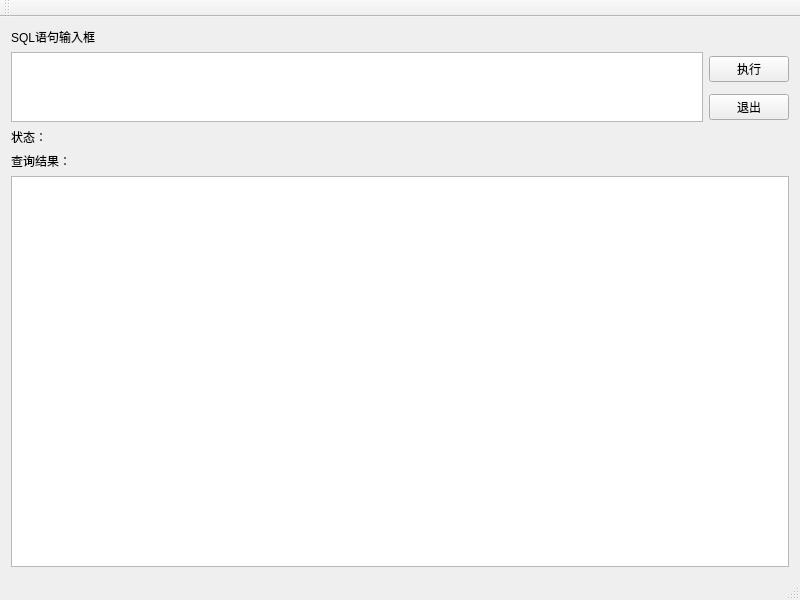
<?xml version="1.0" encoding="UTF-8"?>
<ui version="4.0">
 <class>MainWindow</class>
 <widget class="QMainWindow" name="MainWindow">
  <property name="geometry">
   <rect>
    <x>0</x>
    <y>0</y>
    <width>800</width>
    <height>600</height>
   </rect>
  </property>
  <property name="windowTitle">
   <string>数据库操作</string>
  </property>
  <property name="windowIcon">
   <iconset resource="../asserts/res.qrc">
    <normaloff>:/login_icon.jpg</normaloff>:/login_icon.jpg</iconset>
  </property>
  <widget class="QWidget" name="centralWidget">
   <layout class="QGridLayout" name="gridLayout">
    <item row="0" column="0">
     <widget class="QLabel" name="label">
      <property name="text">
       <string>SQL语句输入框</string>
      </property>
     </widget>
    </item>
    <item row="1" column="0" rowspan="2">
     <widget class="QPlainTextEdit" name="SqlText"/>
    </item>
    <item row="1" column="1">
     <widget class="QPushButton" name="RunBtn">
      <property name="text">
       <string>执行</string>
      </property>
     </widget>
    </item>
    <item row="2" column="1">
     <widget class="QPushButton" name="CloseBtn">
      <property name="text">
       <string>退出</string>
      </property>
     </widget>
    </item>
    <item row="3" column="0">
     <widget class="QLabel" name="stateText">
      <property name="text">
       <string>状态：</string>
      </property>
     </widget>
    </item>
    <item row="4" column="0">
     <widget class="QLabel" name="label_2">
      <property name="text">
       <string>查询结果：</string>
      </property>
     </widget>
    </item>
    <item row="5" column="0" colspan="2">
     <widget class="QTableView" name="tableView"/>
    </item>
   </layout>
  </widget>
  <widget class="QMenuBar" name="menuBar">
   <property name="geometry">
    <rect>
     <x>0</x>
     <y>0</y>
     <width>800</width>
     <height>26</height>
    </rect>
   </property>
  </widget>
  <widget class="QToolBar" name="mainToolBar">
   <attribute name="toolBarArea">
    <enum>TopToolBarArea</enum>
   </attribute>
   <attribute name="toolBarBreak">
    <bool>false</bool>
   </attribute>
  </widget>
  <widget class="QStatusBar" name="statusBar"/>
 </widget>
 <layoutdefault spacing="6" margin="11"/>
 <resources>
  <include location="../asserts/res.qrc"/>
 </resources>
 <connections/>
</ui>
